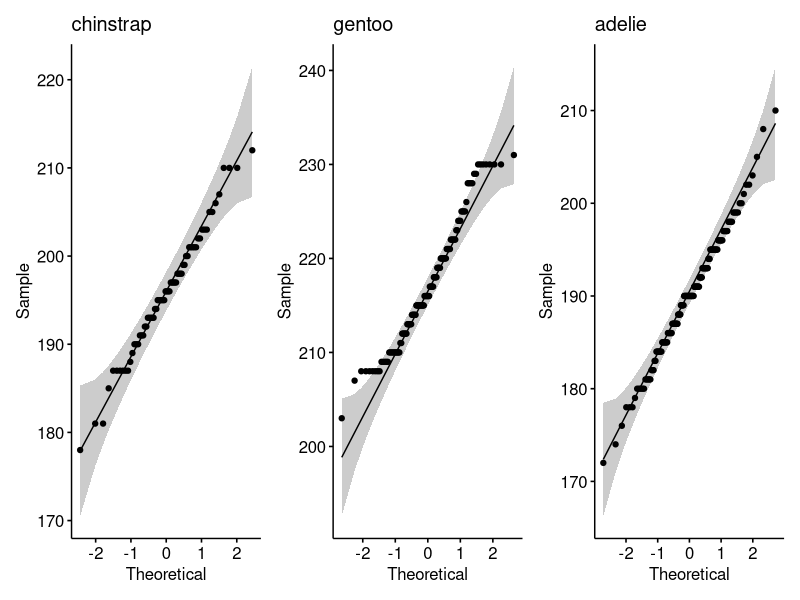
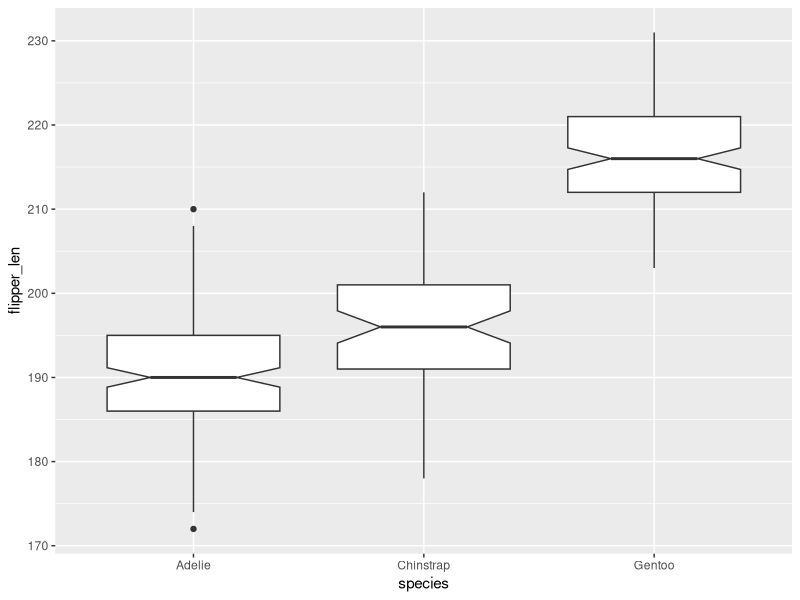
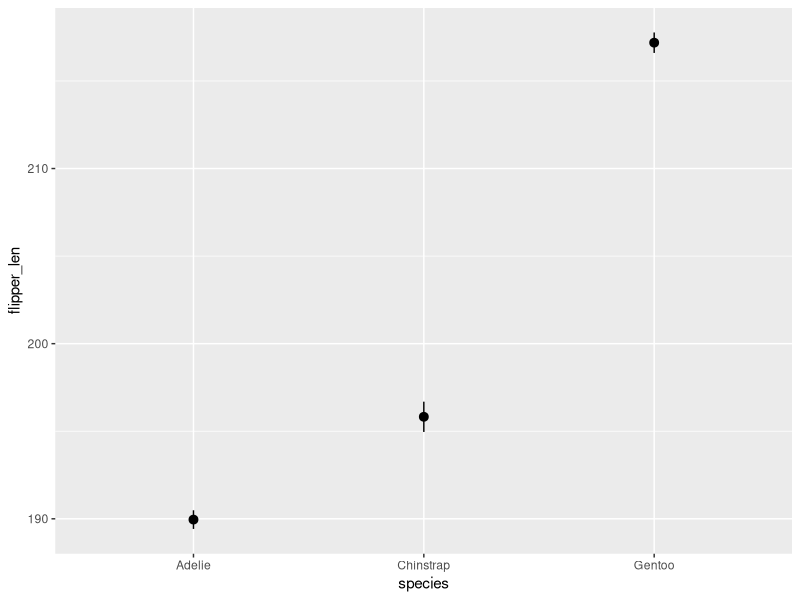
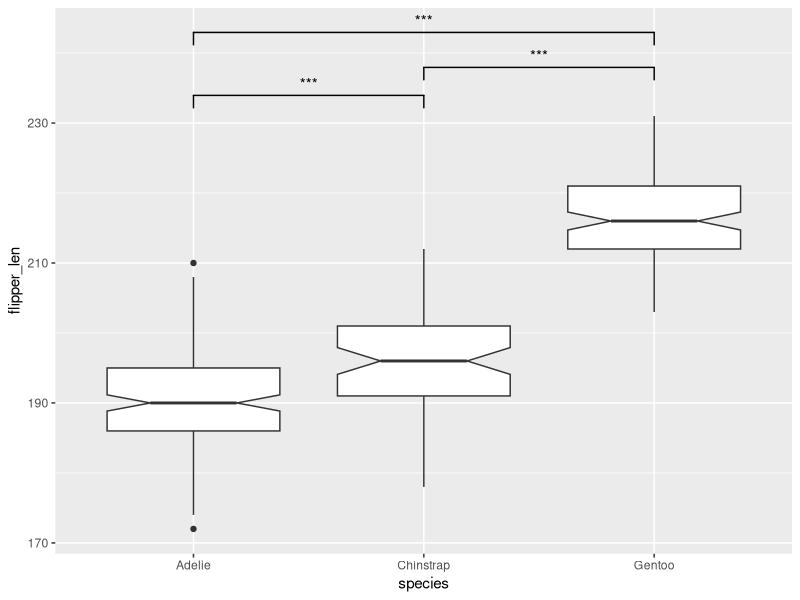
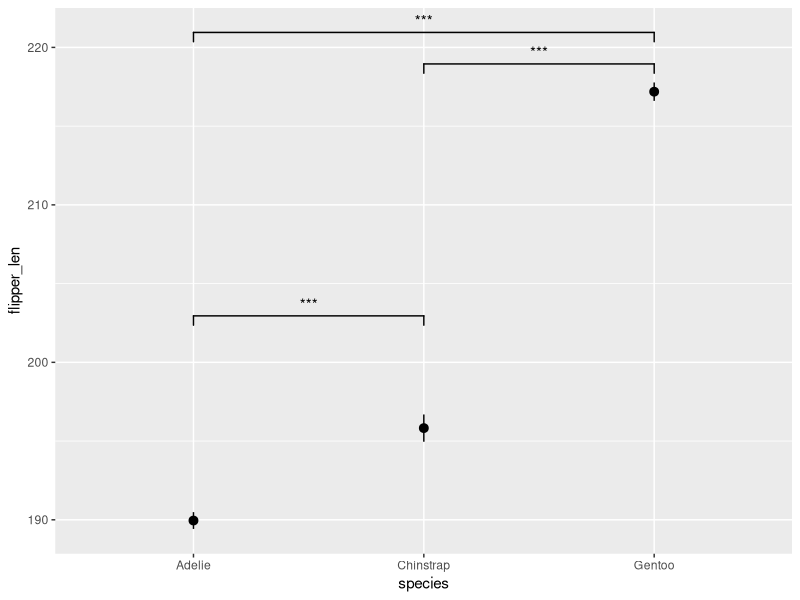

Recreate these plots in R, in order.
## ---- chunk 1
#| message: false

library(tidyverse)
adelie <- filter(penguins, species == "Adelie")$flipper_len
gentoo <- filter(penguins, species == "Gentoo")$flipper_len
chinstrap <- filter(penguins, species == "Chinstrap")$flipper_len
## ---- chunk 2
shapiro.test(adelie)
shapiro.test(gentoo)
shapiro.test(chinstrap)
## ---- chunk 3
#| warning: false
library(patchwork) # using patchwork to combine multiple plots into one
ch <- ggpubr::ggqqplot(chinstrap) + labs(title = "chinstrap")
ad <- ggpubr::ggqqplot(adelie) + labs(title = "adelie")
ge <- ggpubr::ggqqplot(gentoo) + labs(title = "gentoo")

ch + ge + ad
## ---- chunk 4
var.test(chinstrap, adelie)
## ---- chunk 5
t.test(chinstrap, adelie)
## ---- chunk 6
wilcox.test(chinstrap, gentoo)
## ---- chunk 7
wilcox.test(adelie, gentoo)
## ---- chunk 8
#| warning: false
penguins |> 
  ggplot(aes(x = species, y = flipper_len)) +
  geom_boxplot(notch = TRUE)
## ---- chunk 9
#| warning: false
penguins |>
  ggplot(aes(x = species, y = flipper_len)) +
  stat_summary() 
## ---- chunk 10
#| warning: false
library(ggsignif)
penguins |> 
  ggplot(aes(x = species, y = flipper_len)) +
  geom_boxplot(notch = TRUE) +
  geom_signif(
    comparisons = list(
      c("Chinstrap", "Adelie")
    ),
    test = "t.test",
    test.args = list(var.equal = TRUE),
    map_signif_level = TRUE
  ) +
  geom_signif(
    comparisons = list(
      c("Chinstrap", "Gentoo"),
      c("Gentoo", "Adelie")
    ),
    test = "wilcox.test",
    y_position = c(235, 240),
    map_signif_level = TRUE
  )
## ---- chunk 11
#| warning: false
penguins |> 
  ggplot(aes(x = species, y = flipper_len)) +
  stat_summary() +
  geom_signif(
    comparisons = list(
      c("Chinstrap", "Adelie")
    ),
    test = "t.test",
    test.args = list(var.equal = TRUE),
    map_signif_level = TRUE,
    y_position = 200,
    tip_length = 0.01
  ) +
  geom_signif(
    comparisons = list(
      c("Chinstrap", "Gentoo"),
      c("Gentoo", "Adelie")
    ),
    test = "wilcox.test",
    y_position = c(216, 218),
    map_signif_level = TRUE,
    tip_length = 0.01
  )
